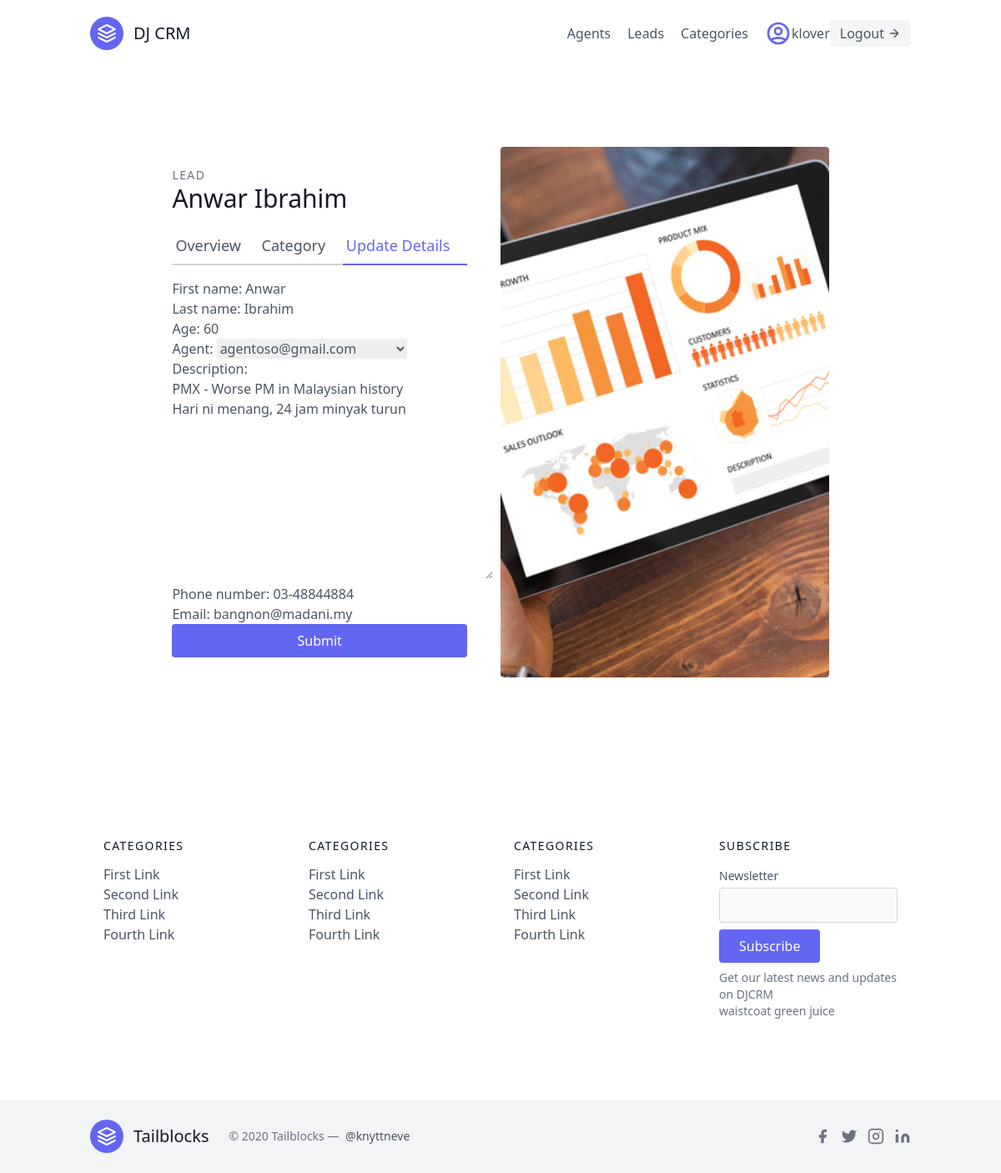
The page /leads/1/update/ (signed in) on the database its author committed.
### leads/models.py (models this page shows, shortened)
class User(AbstractUser):
    is_organiser = models.BooleanField(default=True)
    is_agent = models.BooleanField(default=False)

class Lead(models.Model):
    first_name = models.CharField(max_length=20)
    last_name = models.CharField(max_length=20)
    age = models.IntegerField(default=0)
    organisation = models.ForeignKey(UserProfile, on_delete=models.CASCADE)
    agent = models.ForeignKey(Agent, null=True, blank=True, on_delete=models.SET_NULL)
    category = models.ForeignKey(Category, related_name="leads", null=True, blank=True, on_delete=models.SET_NULL)
    description = models.TextField()
    date_added = models.DateTimeField(auto_now_add=True)
    phone_number = models.CharField(max_length=20)
    email = models.EmailField()

### leads/views.py (the view, shortened to what this page needs)
# urls.py: path('<int:pk>/update/', views.LeadUpdateView.as_view(), name='lead-update'),
class LeadUpdateView(OrganiserAndLoginRequiredMixin,generic.UpdateView):
    template_name = "leads/lead_update.html"
    form_class = LeadModelForm
    def get_queryset(self):
        user = self.request.user
        return Lead.objects.filter(organisation=user.userprofile)

### leads/forms.py
class LeadModelForm(forms.ModelForm):
    class Meta:
        model = Lead
        fields = (
            'first_name',
            'last_name',
            'age',
            'agent',
            'description',
            'phone_number',
            'email',
        )

### agents/mixins.py (called while the page is built)
    def dispatch(self, request, *args, **kwargs):
        if not request.user.is_authenticated or not request.user.is_organiser:
            return redirect("leads:lead-list")
        return super().dispatch(request, *args, **kwargs)

### leads/models.py (called while the page is built)
    def __str__(self):
        return self.user.email

### leads/templates/leads/lead_update.html (shortened to what this page needs)
{% extends 'base.html' %}
{% load static %}
{% load tailwind_filters %}
{% block content %}
<section class="text-gray-600 body-font overflow-hidden">
    <div class="container px-5 py-24 mx-auto">
        <div class="lg:w-4/5 mx-auto flex flex-wrap">
            <div class="lg:w-1/2 w-full lg:pr-10 lg:py-6 mb-6 lg:mb-0">
                <h2 class="text-sm title-font text-gray-500 tracking-widest">LEAD</h2>
                <h1 class="text-gray-900 text-3xl title-font font-medium mb-4">{{lead.first_name}} {{lead.last_name}}
                </h1>
                <div class="flex mb-4">
                    <a href="{% url 'leads:lead-detail' lead.pk %}"
                        class="flex-grow border-b-2 border-gray-300 py-2 text-lg px-1">Overview</a>
                    <a href="{% url 'leads:lead-category-update' lead.pk %}"
                        class="flex-grow border-b-2 border-gray-300 py-2 text-lg px-1">Category</a>
                    <a href="{% url 'leads:lead-update' lead.pk %}"
                        class="flex-grow text-indigo-500 border-b-2 border-indigo-500 py-2 text-lg px-1">Update
                        Details</a>
                </div>
                <form method="post" action="">
                    {{form|crispy}}
                    <button type="submit" class="w-1/2 text-white bg-indigo-500 border-0 py-2 px-6 focus:outline-none hover:bg-indigo-600 rounded w-full">Submit</button>
                </form>
            </div>
            <img alt="ecommerce" class="lg:w-1/2 w-full lg:h-auto h-64 object-cover object-center rounded"
                src="{% static 'images/crm-corp-img.jpeg'%}">
        </div>
    </div>
</section>
{% endblock content %}

### templates/navbar.html (shortened to what this page needs)
<header class="text-gray-600 body-font">
  <div class="container mx-auto flex flex-wrap p-5 flex-col md:flex-row items-center">
    <a href="{% url 'landing-page' %}" class="flex title-font font-medium items-center text-gray-900 mb-4 md:mb-0">
      <svg xmlns="http://www.w3.org/2000/svg" fill="none" stroke="currentColor" stroke-linecap="round"
        stroke-linejoin="round" stroke-width="2" class="w-10 h-10 text-white p-2 bg-indigo-500 rounded-full"
        viewBox="0 0 24 24">
        <path d="M12 2L2 7l10 5 10-5-10-5zM2 17l10 5 10-5M2 12l10 5 10-5"></path>
      </svg>
      <span class="ml-3 text-xl">DJ CRM</span>
    </a>
    <nav class="md:ml-auto flex flex-wrap items-center text-base justify-center">
      {% if not request.user.is_authenticated %}
      <a href="{% url 'signup' %}" class="mr-5 hover:text-gray-900">Signup</a>
      {% else %}
      {% if request.user.is_organiser %}
      <a href="{% url 'agents:agent-list' %}" class="mr-5 hover:text-gray-900">Agents</a>
      {% endif %}
      <a href="{% url 'leads:lead-list' %}" class="mr-5 hover:text-gray-900">Leads</a>
      <a href="{% url 'leads:category-list' %}" class="mr-5 hover:text-gray-900">Categories</a>
      {% endif %}
    </nav>
    {% if request.user.is_authenticated %}
    <div>
      <svg class="h-8 w-8 text-indigo-500"  fill="none" viewBox="0 0 24 24" stroke="currentColor">
        <path stroke-linecap="round" stroke-linejoin="round" stroke-width="2" d="M5.121 17.804A13.937 13.937 0 0112 16c2.5 0 4.847.655 6.879 1.804M15 10a3 3 0 11-6 0 3 3 0 016 0zm6 2a9 9 0 11-18 0 9 9 0 0118 0z"/>
      </svg>
    </div>
    {{ request.user.username }}
    <a href="{% url 'logout' %}"
      class="inline-flex items-center bg-gray-100 border-0 py-1 px-3 focus:outline-none hover:bg-gray-200 rounded text-base mt-4 md:mt-0">Logout
      <svg fill="none" stroke="currentColor" stroke-linecap="round" stroke-linejoin="round" stroke-width="2"
        class="w-4 h-4 ml-1" viewBox="0 0 24 24">
        <path d="M5 12h14M12 5l7 7-7 7"></path>
      </svg>
    </a>
    {% endif %}
  </div>
</header>

### static/css/style.css (style rules this page uses)
body { background-color: white; }
h1 { margin-bottom: 1rem; color: #111827; font-size: 1.875rem; line-height: 2.25rem; font-weight: 500; }

### rows shown on the page
User: user.username "klover"
Lead: first_name "Anwar", last_name "Ibrahim", age "60", agent "agentoso@gmail.com", description "PMX - Worse PM in Malaysian history Hari ni menang, 24 jam minyak turun", phone_number "03-48844884"
User: email "bangnon@madani.my"
